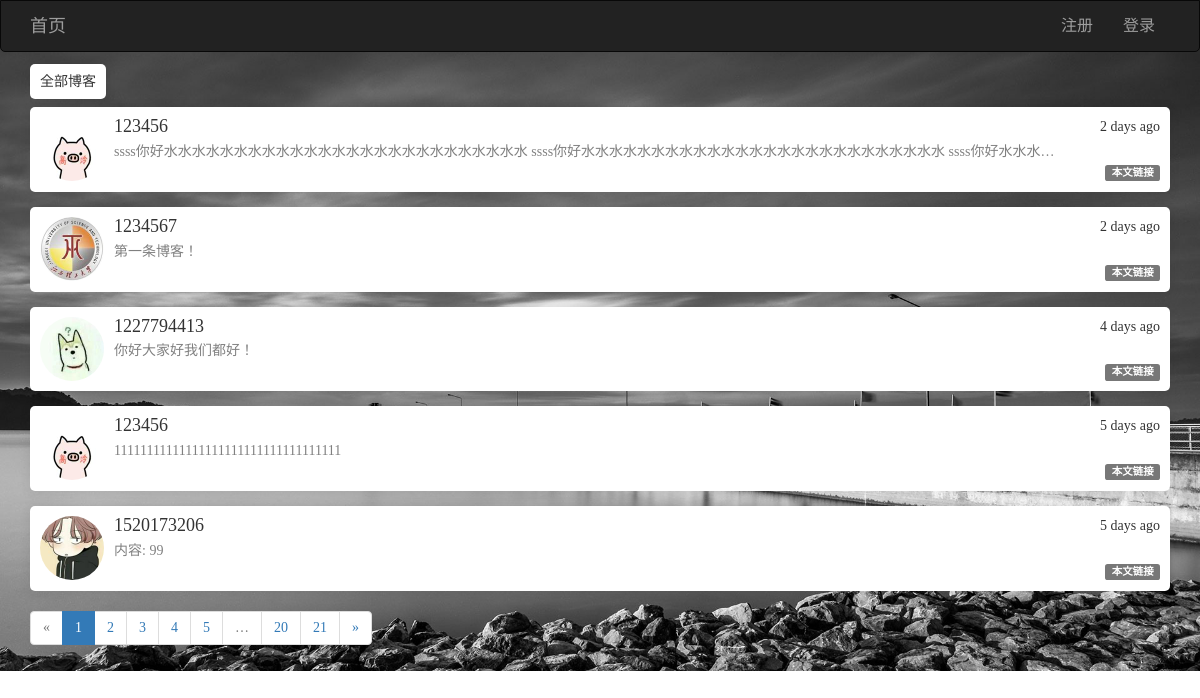
The page / on the database its author committed.
### app/models/posts.py (models this page shows, shortened)
class Posts(db.Model):
    __tablename__ = 'posts'
    id = db.Column(db.Integer, primary_key=True)
    rid = db.Column(db.Integer, index=True, default=0)
    content = db.Column(db.Text)
    timestamp = db.Column(db.DateTime, default=datetime.utcnow)
    uid = db.Column(db.Integer, db.ForeignKey('users.id', ondelete='CASCADE'))
    comments = db.relationship('Comment', backref='post', lazy='dynamic', cascade='all, delete-orphan')
    body_html = db.Column(db.Text)
    body_text = db.Column(db.Text)

### app/models/users.py (models this page shows, shortened)
class User(UserMixin, db.Model):
    __tablename__ = 'users'
    id = db.Column(db.Integer, primary_key=True)
    username = db.Column(db.String(64), unique=True)
    password_hash = db.Column(db.String(128))
    email = db.Column(db.String(128), unique=True)
    confirmed = db.Column(db.Boolean, default=False)
    icon = db.Column(db.String(64), default='default.jpg')
    name = db.Column(db.String(64))
    location = db.Column(db.String(64))
    about_me = db.Column(db.Text())
    member_since = db.Column(db.DateTime(), default=datetime.utcnow)
    last_seen = db.Column(db.DateTime(), default=datetime.utcnow)
    posts = db.relationship('Posts', backref='user', lazy='dynamic', cascade='all, delete-orphan')
    favorites = db.relationship('Posts', secondary="collections", backref=db.backref('users', lazy='dynamic'), lazy='dynamic')
    comments = db.relationship('Comment', backref='user', lazy='dynamic', cascade='all, delete-orphan')
    @property
    def password(self):
        raise AttributeError('密码不可读')

### app/views/main.py (the view)
@main.route('/', methods=['GET', 'POST'])
def index():
    page = request.args.get('page', 1, type=int)  # 用户想查看第几页
    pagination = Posts.query.filter_by().order_by(Posts.timestamp.desc()).paginate(page, per_page=5, error_out=False)
    posts = pagination.items
    return render_template('main/index.html', posts=posts, pagination=pagination)

### app/views/user.py (called while the page is built)
@user.before_app_request
def before_request():
    if current_user.is_authenticated:
        current_user.ping()

### app/templates/main/index.html (shortened to what this page needs)
{% extends 'commons/base.html' %}
{% from 'commons/macro.html' import pagination_show %}
{% block styles %}
    {{ super() }}
{% endblock %}
{% block page_content %}
    <span class="normal">全部博客</span>
    {% for post in posts %}
        <div class="media normal">
            <div class="media-left">
                <a href="{{ url_for('user.index', username=post.user.username) }}" target="_blank">
                    <img class="media-object" style="width: 64px; height: 64px; border-radius: 50%" src="{{ url_for('static', filename='uploads/' + post.user.icon) }}" alt="...">
                </a>
            </div>
            <div class="media-body">
                <div style="float: right">{{ moment(post.timestamp).fromNow() }}</div>
                <h4 class="media-heading">{{ post.user.username }}</h4>
                <span style="float: left; white-space: nowrap; overflow: hidden; text-overflow: ellipsis; max-width: 950px; max-height: 20px; color: grey">
                    {% if post.body_html %}
                        {{ post.body_text }}
                    {% else %}
                        {{ post.content }}
                    {% endif %}
                </span><br>
                <a style="float:right; margin-left: 5px" target="_blank" href="{{ url_for('posts.post_show', id=post.id) }}"><span class="label label-default">本文链接</span></a>
            </div>
        </div>
    {% endfor %}
    {{ pagination_show(pagination,'main.index') }}
{% endblock %}

### app/templates/main/index.html (style rules this page uses)
.normal { padding: 10px; box-shadow: 0 1px 10px 2px rgba(0, 0, 0, .06); border-radius: 5px; background: white; }

### rows shown on the page
Posts: icon (picture), timestamp "2 days ago", user.username "123456", body_text "ssss你好水水水水水水水水水水水水水水水水水水水水水水水水水水 ssss你好水水水水水水水水水水水水水水水水水水水水水水水水水水 ssss你好水水水…"
Posts: icon (picture), timestamp "2 days ago", user.username "1234567", body_text "第一条博客！"
Posts: icon (picture), timestamp "4 days ago", user.username "1227794413", content "你好大家好我们都好！"
Posts: icon (picture), timestamp "5 days ago", user.username "123456", content "11111111111111111111111111111111111"
Posts: icon (placeholder picture), timestamp "5 days ago", user.username "1520173206", content "内容: 99"

### other values the page prints
{{ p }} "1"
{{ p }} "2" "3" "4" "5" "20" "21"
